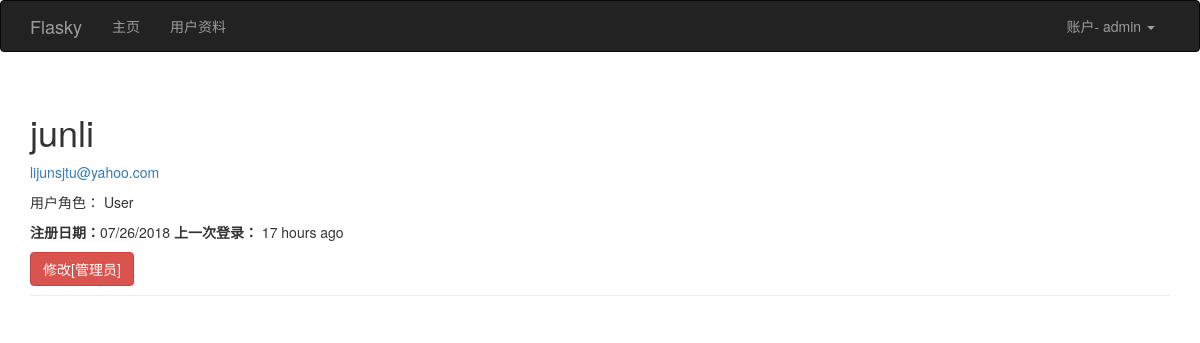
/user/junli (signed in), run on an earlier commit of the app's database.
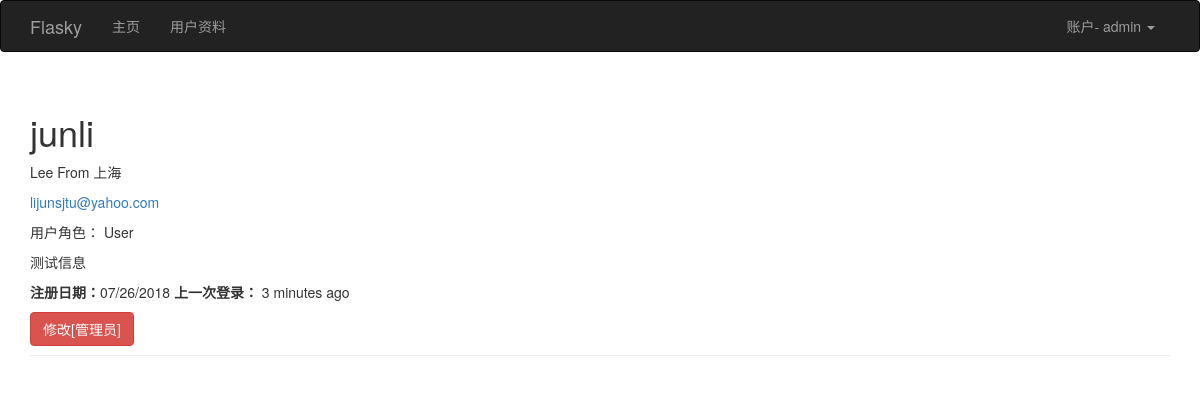
And on a later commit of the database.
### app/models.py (models this page shows, shortened)
class User(UserMixin, db.Model):
    __tablename__ = 'users'
    id = db.Column(db.Integer, primary_key=True)
    username = db.Column(db.String(64), unique=True, index=True)
    email = db.Column(db.String(64), unique=True,index=True)
    role_id = db.Column(db.Integer, db.ForeignKey('roles.id'))
    password_hash = db.Column(db.String(128))
    confirmed = db.Column(db.Boolean, default= False)
    name = db.Column(db.String(64))
    location = db.Column(db.String(128))
    about_me = db.Column(db.Text())
    member_since = db.Column(db.DateTime(), default=datetime.utcnow)
    last_seen = db.Column(db.DateTime(), default=datetime.utcnow)
    @property
    def password(self):
        raise AttributeError('password is not a readable attribute')
    def can(self, permission):
        return self.role is not None and self.role.permissions & permission == permission
    def is_administrator(self):
        return self.can(Permission.ADMINISTER)
    def ping(self):
        self.last_seen = datetime.utcnow()
        db.session.add(self)

class Role(db.Model):
    __tablename__='roles'
    id = db.Column(db.Integer, primary_key=True)
    name = db.Column(db.String(64), unique=True)
    default = db.Column(db.Boolean, default=False, index=True)
    permissions = db.Column(db.Integer)
    users = db.relationship('User', backref='role', lazy='dynamic')

### app/main/views.py (the view)
@main.route('/user/<username>')
def user(username):
    user = User.query.filter_by(username= username).first()
    if user is None:
        abort(404)
    return render_template('user.html', user = user)

### app/auth/views.py (called while the page is built)
@auth.before_app_request
def before_request():
    if current_user.is_authenticated:
        current_user.ping()
        if not current_user.confirmed and request.endpoint[:5] != 'auth.':
            return redirect(url_for('auth.unconfirmed'))

### app/models.py (called while the page is built)
@login_manager.user_loader
def load_user(user_id):
    return User.query.get(int(user_id))

### app/templates/user.html (shortened to what this page needs)
{%  extends "base.html" %}
{%  import "bootstrap/wtf.html" as wtf %}
{% block page_content %}
    <div class="page-header">
        <h1>  {{ user.username }} </h1>
        <p>
        {% if user.name %} {{ user.name }}  {% endif %}
         {% if user.location %}
           From  {{ user.location }}
        {% endif %}
        </p>
        {%  if current_user.is_administrator() %}
           <p> <a href="mailto: {{ user.email }} ">{{ user.email }}</a></p>
            <p> 用户角色：  {{ user.role.name }}</p>
        {% endif %}
      {% if user.about_me %}  <p>{{ user.about_me }} </p> {% endif %}
     <p>
         <b>注册日期：</b>{{ moment(user.member_since).format('L') }}
         <b>上一次登录：</b> {{ moment(user.last_seen).fromNow(refresh=True) }}
     </p>
     {%  if current_user.is_administrator() %}
           <a class="btn btn-danger" href="{{ url_for('.edit_profile_admin', id=user.id) }}">
修改[管理员]
</a>
    {% endif %}
    </div>
{% endblock %}

### app/templates/base.html (shortened to what this page needs)
{% extends "bootstrap/base.html" %}
{% block head %}
{{ super() }}
{% endblock %}
{% block navbar %}
<div class="navbar navbar-inverse" role="navigation">
    <div class="container">
        <div class="navbar-header">
            <a class="navbar-brand" href="{{ url_for('main.index') }}">Flasky</a>
        </div>
        <div class="navbar-collapse collapse">
            <ul class="nav navbar-nav">
                <li><a href="{{ url_for('main.index') }}">主页</a></li>
                {%  if current_user.is_authenticated %}
                    <li><a href="{{  url_for('main.user', username=current_user.username) }}">用户资料</a></li>
                {%  endif %}
            </ul>
            <ul class="nav navbar-nav navbar-right">
                {% if current_user.is_authenticated %}
                <li class="dropdown">
                <a href="#" class="dropdown-toggle" data-toggle="dropdown">账户- {{ current_user.username }} <b class="caret"></b></a>
                </li>
                {% else %}
                <li><a href="{{ url_for('auth.login') }}">登录</a></li>
                {% endif %}
            </ul>
        </div>
    </div>
</div>
{% endblock %}
{% block content %}
<div class="container">
    {% block page_content %}{% endblock %}
</div>
{% endblock %}

What changed in the data, as far as the page shows it:
changed User "junli": name (not shown) → "Lee"; location (not shown) → "上海"; about_me (not shown) → "测试信息"; last_seen "17 hours ago" → "3 minutes ago"
Also different on the page:
text now shown: "From"
